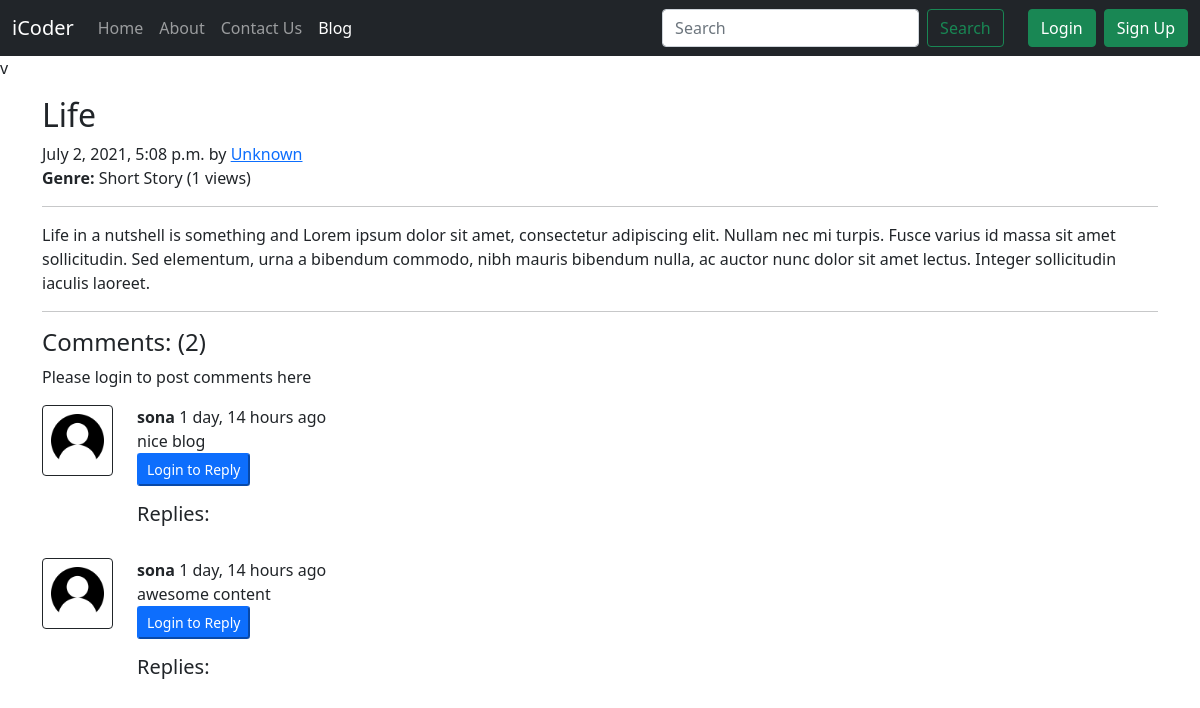
The app's page /blog/life with its own data.
### blog/models.py (models this page shows, shortened)
class Blog(models.Model):
    sno = models.AutoField(primary_key=True)
    title = models.CharField(max_length=200)
    genre=models.CharField(max_length=50)
    content = models.TextField()
    author = models.CharField(max_length=100)
    slug = models.CharField(max_length=130)
    views = models.IntegerField(default=0)
    timestamp = models.DateTimeField(blank=True)

class BlogComment(models.Model):
    sno = models.AutoField(primary_key=True)
    comment = models.TextField()
    user=models.ForeignKey(User, on_delete=models.CASCADE)
    post = models.ForeignKey(Blog, on_delete=models.CASCADE)
    parent = models.ForeignKey('self', on_delete=CASCADE, null=True)
    timestamp = models.DateTimeField(default=now, blank=True)

### blog/views.py (the view)
# urls.py: path('<str:slug>', views.blogPost, name='BlogPost'),
def blogPost(request, slug):
    blogPost = Blog.objects.filter(slug=slug).first()
    blogPost.views+=1
    blogPost.save()
    comments = BlogComment.objects.filter(post=blogPost, parent = None)
    replies = BlogComment.objects.filter(post=blogPost).exclude(parent=None)
    replyDict={}
    for reply in replies:
        if reply.parent.sno not in replyDict.keys():
            replyDict[reply.parent.sno]=[reply]
        else:
            replyDict[reply.parent.sno].append(reply)
    print(replyDict)
    dict = {'blogPost':blogPost, 'comments': comments, 'replyDict':replyDict, 'user':request.user}
    return render(request, 'blog/blogpost.html', dict)

### blog/templatetags/extras.py (called while the page is built)
@register.filter(name='get_val')
def get_val(dict, key):
    return dict.get(key)

### templates/blog/blogpost.html (shortened to what this page needs)
{% extends 'base.html' %}
{% block blogactive %} active {% endblock blogactive%}
{% block body %}
{% load humanize %}
{% load extras %}v
<div class="container my-3">
    <article class="blog-post">
        <h2 class="blog-post-title">{{blogPost.title}}</h2>
        <p class="blog-post-meta mb-0">{{blogPost.timestamp}} by <a href="/about">{{blogPost.author}}</a></p>
        <p><b>Genre: </b>{{blogPost.genre}} (<span >{{blogPost.views}} views</span>)</p>
        <hr>
        <p>{{blogPost.content}}</p>
    </article>
    <hr>
</div>
<div class="container">
    <h4>Comments: ({{comments.count}})</h4>
    <div class="my-2">
        {% if user.is_authenticated %}
        <form action="/blog/postcomment/post" method="POST" class="d-flex mx-3"> {% csrf_token %}
            <input class="form-control me-2" type="text" name="comment" id="comment"
                placeholder="Enter your comment here">
            <input type="hidden" name="postSno" value="{{blogPost.sno}}">
            <input type="hidden" name="parentSno" value="">
            <button class="btn btn-primary" type="submit">Submit</button>
        </form>
        {% else %}
        <p>Please login to post comments here</p>
        {% endif %}
    </div>
    {% for i in comments %}
    <div class="row my-3">
        <div class="col-md-1">
            <img class="rounded mx-auto d-block w-100 p-2 border border-dark" src="/static/img/user.png"
                alt="user image">
        </div>
        <div class="col-md-11">
            <b>{{i.user.username}}</b> {{i.timestamp | naturaltime}}
            <div>
                {{i.comment}}
            </div>
            <div class="reply">
                {% if user.is_authenticated %}
                <button class="btn-sm btn-primary" type="button" data-bs-toggle="collapse"
                    data-bs-target="#replyBox{{i.sno}}" aria-expanded="false" aria-controls="replyBox{{i.sno}}">
                    Reply
                </button>
                <div class="collapse" id="replyBox{{i.sno}}">
                    <div class="card card-body">
                        <form action="/blog/postcomment/post" method="POST" class="d-flex mx-3"> {% csrf_token %}
                            <input class="form-control me-2" type="text" name="comment" id="reply"
                                placeholder="Enter your reply here">
                            <input type="hidden" name="parentSno" value="{{i.sno}}">
                            <input type="hidden" name="postSno" value="{{blogPost.sno}}">
                            <button class="btn btn-primary" type="submit">Submit</button>
                        </form>
                    </div>
                </div>
                {% else %}
                <button class="btn-sm btn-primary" type="button" aria-expanded="false" disabled>
                    Login to Reply
                </button>
                {% endif %}
                <div class="replies my-3">
                    <h5>Replies:</h5>
                </div>
            </div>
        </div>
    </div>
    {% endfor %}
</div>
{% endblock body %}

### records on screen
Blog: title "Life", timestamp "July 2, 2021, 5:08 p.m.", author "Unknown", genre "Short Story", views "1", content "Life in a nutshell is something and Lorem ipsum dolor sit amet, consectetur adipiscing elit. Nullam nec mi turpis. Fusce varius id massa sit amet sollicitudin. Sed elementum, urna a bibendum commodo, nibh mauris bibendum nulla, ac auctor nunc dolor sit amet lectus. Integer sollicitudin iaculis laoreet."
BlogComment: user.username "sona", timestamp "1 day, 14 hours ago", comment "nice blog"
BlogComment: user.username "sona", timestamp "1 day, 14 hours ago", comment "awesome content"

### other values on screen
{{ comments.count }} "2"
